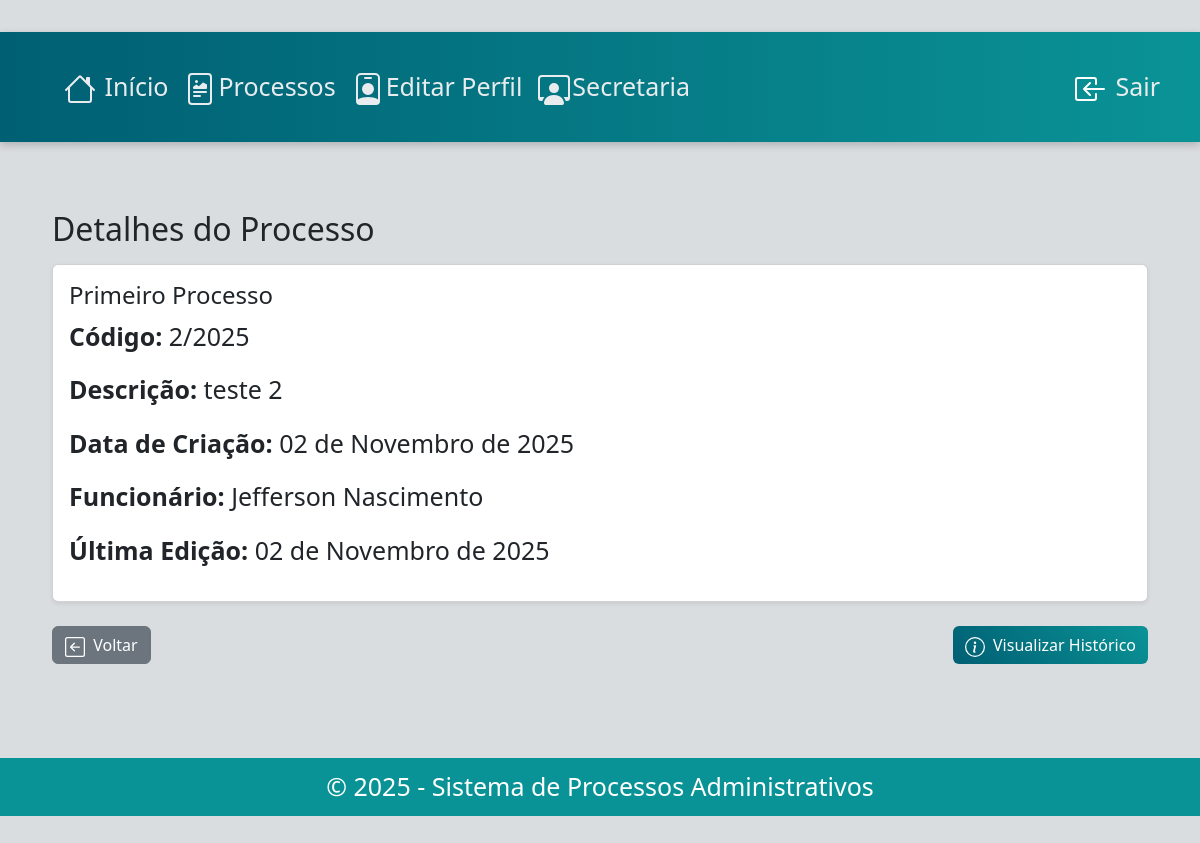
The app's page /processo/4/ (signed in) with its own data.
### processo/models.py (models this page shows, shortened)
class Processo(models.Model):
    titulo = models.CharField(max_length=100)
    data_criacao = models.DateField(auto_now_add=True)
    data_edicao = models.DateField(null=True, blank=True)
    descricao = models.TextField()

class PessoaProcesso(models.Model):
    codigo = models.CharField(max_length=6)
    pessoa = models.ForeignKey(Pessoa, on_delete=models.CASCADE)
    processo = models.ForeignKey(Processo, on_delete=models.CASCADE)
    data_inicio = models.DateField(auto_now_add=True)
    data_termino = models.DateField(null=True)

### pessoa/models.py (models this page shows, shortened)
class Pessoa(AbstractUser):
    cpf = models.CharField(max_length=11, unique=True)
    email = models.CharField(unique=True)
    telefone = models.CharField(max_length=11)

### processo/views.py (the view)
# urls.py: path('<int:id>/', views.detalhe_processo, name='detalhe_processo'),
@login_required
def detalhe_processo(request, id):
    processo = get_object_or_404(Processo, id=id)
    pessoaProcesso = PessoaProcesso.objects.filter(processo = processo)
    return render(request, 'processo/detalhe_processo.html', {'processo': processo, 'pessoaProcesso' : pessoaProcesso})

### processo/templates/processo/detalhe_processo.html (shortened to what this page needs)
{% extends "base.html" %}
{% load static %}
{% block content %}
<div class="container mt-4">
    <h2 class="mb-3">Detalhes do Processo</h2>
    <div class="card shadow-sm mb-4">
        <div class="card-body">
            <h4 class="card-title">{{ processo.titulo }}</h4>
            <p><strong>Código:</strong> {{ pessoaProcesso.last.codigo }}</p>
            <p><strong>Descrição:</strong> {{ processo.descricao }}</p>
            <p><strong>Data de Criação:</strong> {{ processo.data_criacao|date:"d \d\e F \d\e Y" }}</p>
            <p><strong>Funcionário:</strong> {{ pessoaProcesso.last.pessoa.first_name }} {{ pessoaProcesso.last.pessoa.last_name }}</p>
            {% if processo.data_edicao %}
                <p><strong>Última Edição:</strong> {{ processo.data_edicao|date:"d \d\e F \d\e Y" }}</p>
            {% endif %}
        </div>
    </div>
    <div class="d-flex justify-content-between mb-4">
        <a href="{% url 'lista_processos' %}" class="btn btn-secondary">
            Voltar
        </a>
        <button type="button" class="btn btn-primary" data-bs-toggle="modal" data-bs-target="#historicoModal">
            Visualizar Histórico
        </button>
    </div>
</div>
{% endblock %}

### processo/static/processo/style.css (style rules this page uses)
body { background-color: #f8f9fa; padding: 2rem 0; font-size: 25px; }
.btn svg { color: white; }

### static/style.css (style rules this page uses)
body { background-color: #dadde0ff; font-family: 'Segoe UI', sans-serif; }
.btn-primary { background: linear-gradient(45deg, #005f73, #0a9396); border: none; }

### records on screen
Processo: titulo "Primeiro Processo", descricao "teste 2", data_criacao "02 de Novembro de 2025", data_edicao "02 de Novembro de 2025"
PessoaProcesso: last.codigo "2/2025", last.pessoa.first_name "Jefferson", last.pessoa.last_name "Nascimento"

### other values on screen
{{ year|default:"2025" }} "2025"
